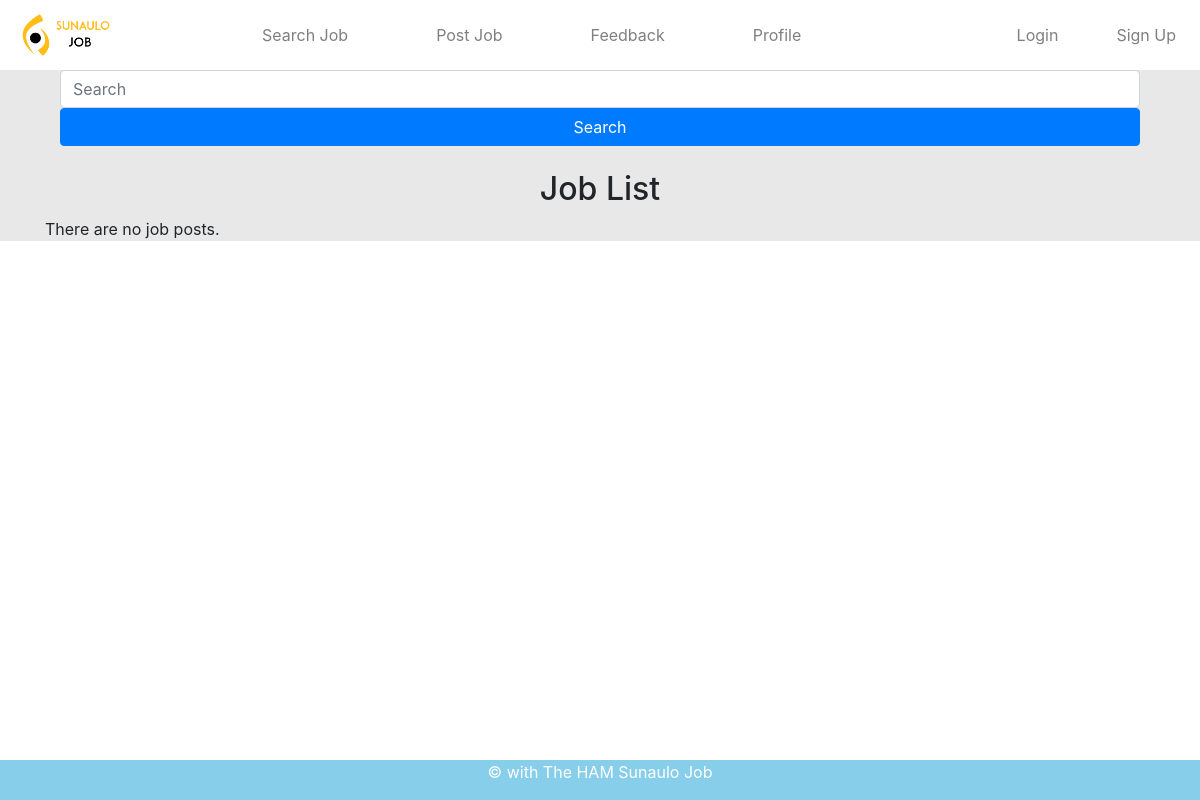
/postjob/data, run on an earlier commit of the app's database.
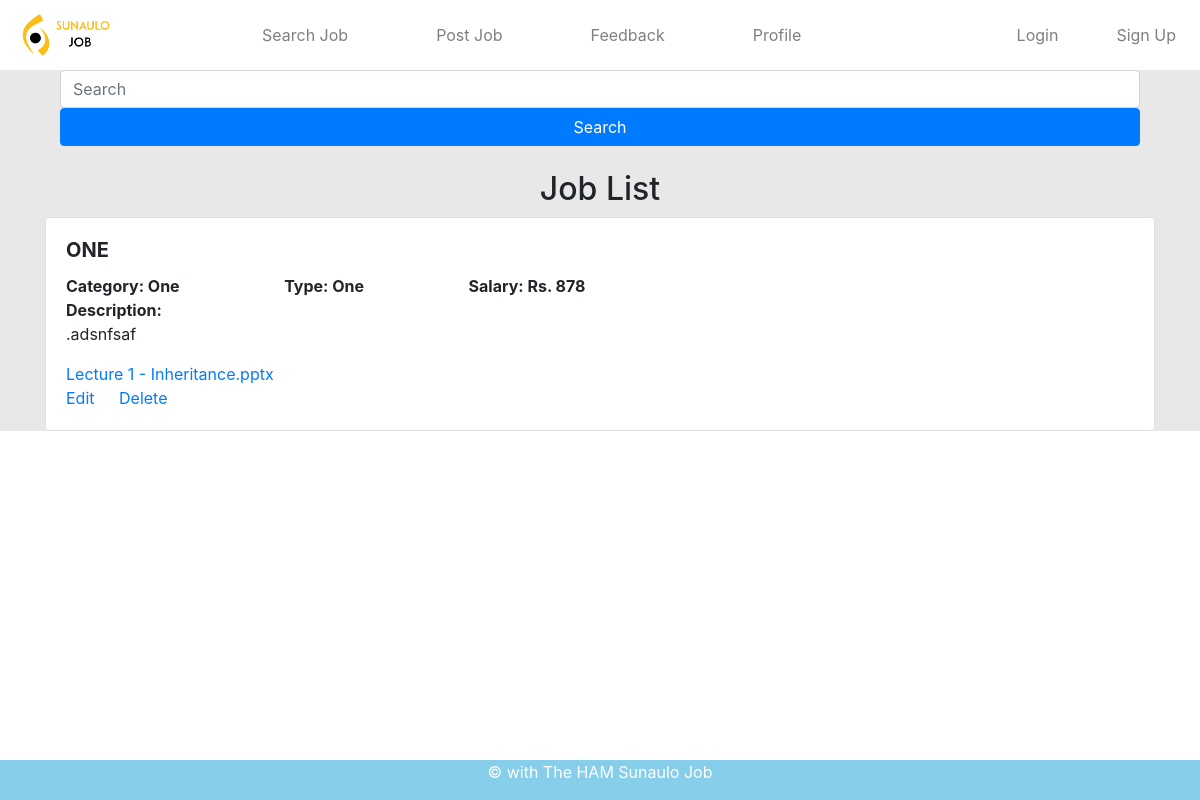
And on a later commit of the database.
### postjob/models.py (models this page shows)
class Post(models.Model):
    title= models.CharField(max_length=50)
    category= models.CharField(max_length=50)
    job_type= models.CharField(max_length=50)
    salary= models.IntegerField()
    description = models.TextField()
    file = models.FileField()
    def __str__(self):
        return str(self.id)+ " " +self.title + " " +self.category + " " + self.job_type + " " + str(self.salary) +" " + self.description

### postjob/views.py (the view)
# urls.py: path('data', view_saved_posted_data),
def view_saved_posted_data(request):
    list_of_post = Post.objects.all()
    print(list_of_post)
    context_variable = {
        'posts':list_of_post
    }
    return render(request,'viewdata.html',context_variable)

### postjob/templates/viewdata.html (shortened to what this page needs)
{% extends "base.html" %}
{% load static %}
{% block body %}
<div class="container">
  <div class="container">
  <form method="POST" action="search" class="needs-validation" novalidate>
    <input class="form-control col-sm-12" type="search" placeholder="Search" name="search" required>
    <button class="btn btn-primary col-sm-12" type="submit">Search</button>
  </form>
</div><br>
<div>
  <h2 style="text-align: center;"> Job List</h2>
  {% for post in posts %}
  <div class="card">
    <div class="card-body">
      <h5 class="card-title text-uppercase" class="text-uppercase" style="font-weight: bolder;">{{post.title}}</h5>
      <h8 class="card-title text-capitalize" style="font-weight: bold;">Category: {{post.category}}</h8>
      <h8 class="card-title text-capitalize" style="padding-left: 100px; font-weight: bold;">Type: {{post.job_type}}</h8>
      <h8 class="card-title text-capitalize" style="padding-left: 100px; font-weight: bold;">Salary: Rs. {{post.salary}}</h8><br>
      <h8 class="card-title" style="font-weight: bold;">Description:</h8>
      <p class="card-text">{{post.description}}</p>
      <a href="{{post.file.url}}"  class="card-link">{{post.file}}</a><br>
      <a href="data/edit/{{post.id}}" class="card-link">Edit</a>
      <a href="data/delete/{{post.id}}" class="card-link">Delete</a>
    </div>
  </div>
  {% empty %}
    There are no job posts.
  {% endfor %}
</div>
{% endblock body %}

What changed in the data, as far as the page shows it:
added Post: title "ONE", category "One", job_type "One", salary "878", description ".adsnfsaf", file "Lecture 1 - Inheritance.pptx"
Also different on the page:
text no longer shown: "There are no job posts."
